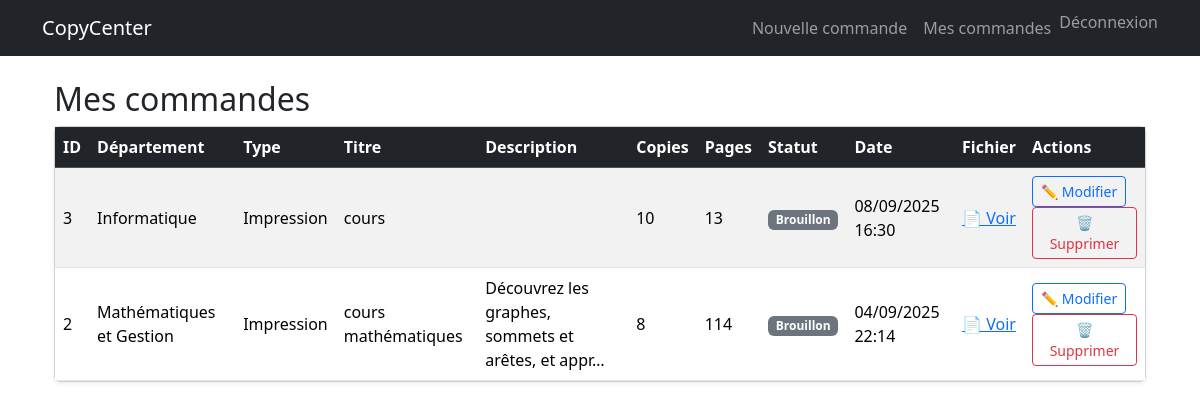
Screenshot of /orders/list/ (signed in) with the database file from the repository.
### orders/models.py (models this page shows, shortened)
class Order(models.Model):
    TYPE_CHOICES = [
        ("IMPRESSION", "Impression"),
        ("PHOTOCOPIE", "Photocopie"),
    ]
    STATUS_CHOICES = [
        ("BROUILLON", "Brouillon"),
        ("SOUMISE", "Soumise"),
        ("VALIDÉE", "Validée"),
        ("REFUSÉE", "Refusée"),
        ("EN_COURS", "En cours"),
        ("TERMINÉE", "Terminée"),
    ]
    created_by = models.ForeignKey(User, on_delete=models.CASCADE)
    department = models.ForeignKey(Department, on_delete=models.PROTECT)
    type = models.CharField(max_length=12, choices=TYPE_CHOICES)
    title = models.CharField(max_length=200)
    description = models.TextField(blank=True)
    copies = models.PositiveIntegerField(default=1)
    pages = models.PositiveIntegerField(default=0)
    status = models.CharField(max_length=10, choices=STATUS_CHOICES, default="BROUILLON")
    created_at = models.DateTimeField(auto_now_add=True)
    updated_at = models.DateTimeField(auto_now=True)

### core/models.py (models this page shows)
class Department(models.Model):
    name = models.CharField(max_length=100, unique=True)
    def __str__(self):
        return self.name

### orders/views.py (the view)
# urls.py: path("list/", views.order_list, name="order_list"),
@login_required
def order_list(request):
    orders = Order.objects.filter(created_by=request.user).order_by("-created_at")
    return render(request, "orders/order_list.html", {"orders": orders})

### orders/templates/orders/order_list.html (shortened to what this page needs)
{% extends "base.html" %}
{% block content %}
<div class="container mt-4">
    <h2>Mes commandes</h2>
    <div class="card shadow-sm">
        <div class="table-responsive">
            <table class="table table-striped table-hover align-middle mb-0">
                <thead class="table-dark">
                    <tr>
                        <th>ID</th>
                        <th>Département</th>
                        <th>Type</th>
                        <th>Titre</th>
                        <th>Description</th>
                        <th>Copies</th>
                        <th>Pages</th>
                        <th>Statut</th>
                        <th>Date</th>
                        <th>Fichier</th>
                        <th>Actions</th>
                    </tr>
                </thead>
                <tbody>
                    {% for order in orders %}
                        <tr>
                            <td>{{ order.id }}</td>
                            <td>{{ order.department }}</td>
                            <td>{{ order.get_type_display }}</td>
                            <td>{{ order.title }}</td>
                            <td>{{ order.description|truncatechars:50 }}</td>
                            <td>{{ order.copies }}</td>
                            <td>{{ order.pages }}</td>
                            <td>
                                {% if order.status == "BROUILLON" %}
                                    <span class="badge bg-secondary">Brouillon</span>
                                {% elif order.status == "SOUMISE" %}
                                    <span class="badge bg-primary">Soumise</span>
                                {% elif order.status == "VALIDÉE" %}
                                    <span class="badge bg-success">Validée</span>
                                {% elif order.status == "REFUSÉE" %}
                                    <span class="badge bg-danger">Refusée</span>
                                {% elif order.status == "EN_COURS" %}
                                    <span class="badge bg-warning text-dark">En cours</span>
                                {% elif order.status == "TERMINÉE" %}
                                    <span class="badge bg-dark">Terminée</span>
                                {% endif %}
                            </td>
                            <td>{{ order.created_at|date:"d/m/Y H:i" }}</td>
                            <td>
                                {% if order.files.first %}
                                    <a href="{{ order.files.first.file.url }}" target="_blank">📄 Voir</a>
                                {% else %}
                                    Aucun fichier
                                {% endif %}
                            </td>
                            <td>
                                <a href="{% url 'edit_order' order.id %}" class="btn btn-sm btn-outline-primary">✏️ Modifier</a>
                                <a href="{% url 'delete_order' order.id %}" class="btn btn-sm btn-outline-danger">🗑 Supprimer</a>
                            </td>
                        </tr>
                    {% empty %}
                        <tr>
                            <td colspan="10" class="text-center">Aucune commande enregistrée.</td>
                        </tr>
                    {% endfor %}
                </tbody>
            </table>
        </div>
    </div>
</div>
{% endblock %}

### templates/base.html (shortened to what this page needs)
<!DOCTYPE html>
<html lang="fr">
<head>
    <link href="https://cdn.jsdelivr.net/npm/bootstrap@5.3.3/dist/css/bootstrap.min.css" rel="stylesheet">
</head>
<body>
    <nav class="navbar navbar-expand-lg navbar-dark bg-dark">
        <div class="container">
            <a class="navbar-brand" href="/">CopyCenter</a>
            <div class="collapse navbar-collapse" id="navbarNav">
               <ul class="navbar-nav ms-auto">
                    {% if user.is_authenticated %}
                        <li class="nav-item"><a href="{% url 'create_order' %}" class="nav-link">Nouvelle commande</a></li>
                        <li class="nav-item"><a href="{% url 'order_list' %}" class="nav-link">Mes commandes</a></li>
                        <li class="nav-item">
                            <form action="{% url 'logout' %}" method="post" style="display:inline;">
                                <button type="submit" class="btn btn-link nav-link" style="display:inline; padding:0; border:none; background:none;">
                                    Déconnexion
                                </button>
                            </form>
                        </li>
                    {% else %}
                        <li class="nav-item"><a href="{% url 'login' %}" class="nav-link">Connexion</a></li>
                        <li class="nav-item"><a href="{% url 'register' %}" class="nav-link">Inscription</a></li>
                    {% endif %}
                </ul>
            </div>
        </div>
    </nav>
    <div class="container mt-4">
        {% block content %}{% endblock %}
    </div>
</body>
</html>

### rows the page displays
Order: id "3", department "Informatique", type "Impression", title "cours", copies "10", pages "13", status "Brouillon", created_at "08/09/2025 16:30"
Order: id "2", department "Mathématiques et Gestion", type "Impression", title "cours mathématiques", description "Découvrez les graphes, sommets et arêtes, et appr…", copies "8", pages "114", status "Brouillon", created_at "04/09/2025 22:14"
